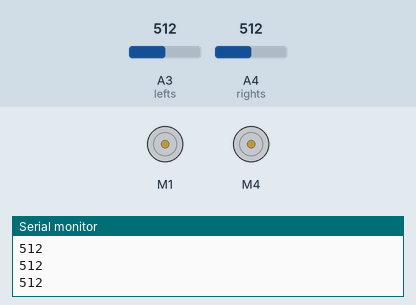
Bench run of a sketch on a simulated Arduino Uno, built with avr-gcc and run on an emulated ATmega328P. On the bench: 2 × DC motor (green arrow = forward, orange = backward, longer = faster), the last lines printed to the serial monitor. The test bench sets the inputs (shaded band); at power-on: A3 (lefts) = 512, A4 (rights) = 512.

Above: at 1.2 s.
1.3 s: A3 (lefts) set to 413
2.8 s: A3 (lefts) set to 388
At 4.0 s:
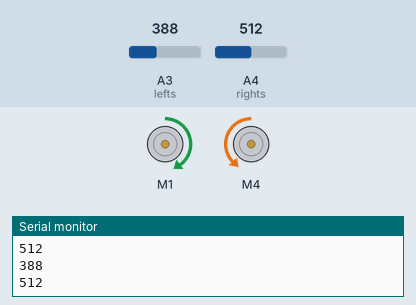
4.3 s: A4 (rights) set to 411
5.8 s: A4 (rights) set to 388
At 6.7 s:
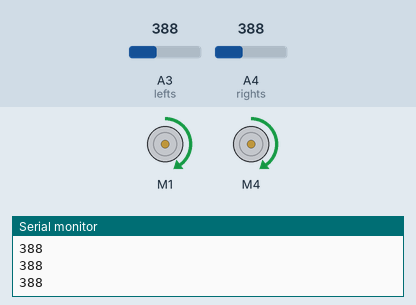
7.3 s: A3 (lefts) set to 410
At 7.7 s:
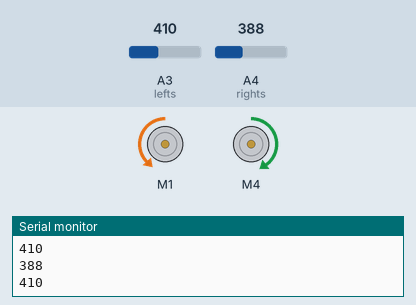
8.8 s: A3 (lefts) set to 390
At 10.0 s:
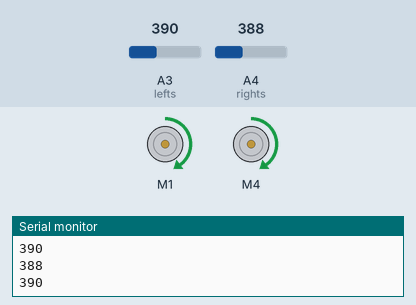
Timing chart, 0 to 11.3 s (numbered marks = the images above; inputs shaded):
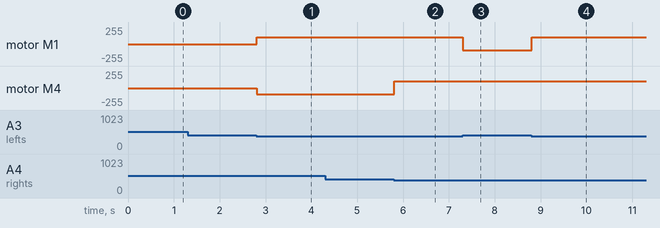

The sketch:

Line_Follower_Code__Analog_Read_.ino
```cpp
#include <AFMotor.h>


#define lefts A3    // Change to IR sensor Connected pin number
#define rights A4  // Change to IR sensor Connected pin number


AF_DCMotor motor1(1, MOTOR12_8KHZ);   // Here Motor 1 is connected to M1 Pin
AF_DCMotor motor2(4, MOTOR12_8KHZ);   // Here Motor 2 is connected to M4 Pin


void setup() {


  pinMode(lefts,INPUT);
  pinMode(rights,INPUT);

  Serial.begin(9600);

}

void loop(){
  //printing values of the sensors to the serial monitor

  Serial.println(analogRead(lefts));
  Serial.println(analogRead(rights));

  //line detected by both
  if(analogRead(lefts)<=400 && analogRead(rights)<=400){
    //FORWARD
    motor1.run(FORWARD);
    motor1.setSpeed(100);
    motor2.run(FORWARD);
    motor2.setSpeed(100);


  }
  //line detected by left sensor
  else if(analogRead(lefts)<=400 && !analogRead(rights)<=400){
    //turn left
    motor1.run(FORWARD);
    motor1.setSpeed(100);
    motor2.run(BACKWARD);
    motor2.setSpeed(90);


  }
  //line detected by right sensor
  else if(!analogRead(lefts)<=400 && analogRead(rights)<=400){;
    //turn right
    motor1.run(BACKWARD);
    motor1.setSpeed(90);
    motor2.run(FORWARD);
    motor2.setSpeed(100);


  }
  //line detected by none
  else if(!analogRead(lefts)<=400 && !analogRead(rights)<=400){
    //STOP
    motor1.run(RELEASE);
    motor2.run(RELEASE);

  }

}
```

Measured:
- the behaviour switches between 401 and 400 on A3 (lefts) (found by bisection; images 0 and 1)
- the behaviour switches between 401 and 400 on A4 (rights) (found by bisection; images 1 and 2)
- after the input at 2.8 s, motor M1: stopped → forward 100/255 at once; motor M4: stopped → backward 90/255 at once
- after the input at 5.8 s, motor M4: backward 90/255 → forward 100/255 at once
- after the input at 7.3 s, motor M1: forward 100/255 → backward 90/255 at once
- after the input at 8.8 s, motor M1: backward 90/255 → forward 100/255 at once
